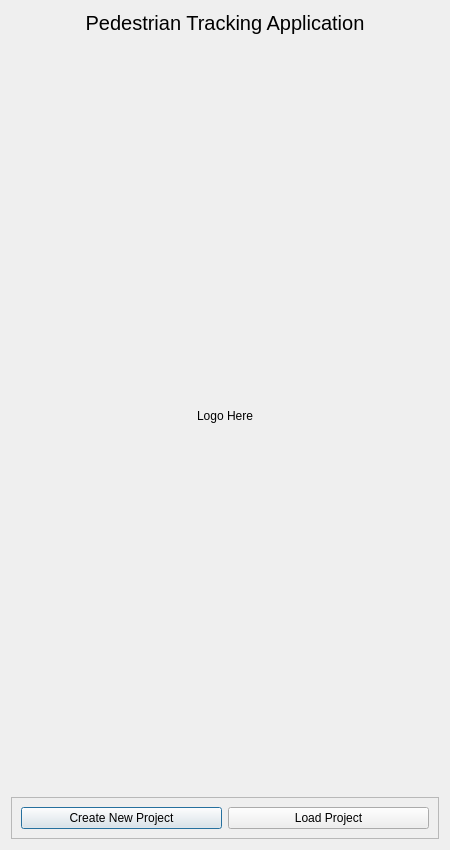
<?xml version="1.0" encoding="UTF-8"?>
<ui version="4.0">
 <class>WelcomeDialog</class>
 <widget class="QDialog" name="WelcomeDialog">
  <property name="enabled">
   <bool>true</bool>
  </property>
  <property name="geometry">
   <rect>
    <x>0</x>
    <y>0</y>
    <width>450</width>
    <height>850</height>
   </rect>
  </property>
  <property name="minimumSize">
   <size>
    <width>450</width>
    <height>850</height>
   </size>
  </property>
  <property name="maximumSize">
   <size>
    <width>450</width>
    <height>850</height>
   </size>
  </property>
  <property name="windowTitle">
   <string>Dialog</string>
  </property>
  <layout class="QGridLayout" name="gridLayout">
   <item row="1" column="0">
    <spacer name="horizontalSpacer">
     <property name="orientation">
      <enum>Qt::Horizontal</enum>
     </property>
     <property name="sizeHint" stdset="0">
      <size>
       <width>40</width>
       <height>20</height>
      </size>
     </property>
    </spacer>
   </item>
   <item row="1" column="1">
    <widget class="QLabel" name="logoLabel">
     <property name="text">
      <string>Logo Here</string>
     </property>
    </widget>
   </item>
   <item row="1" column="2">
    <spacer name="horizontalSpacer_2">
     <property name="orientation">
      <enum>Qt::Horizontal</enum>
     </property>
     <property name="sizeHint" stdset="0">
      <size>
       <width>40</width>
       <height>20</height>
      </size>
     </property>
    </spacer>
   </item>
   <item row="0" column="0" colspan="3">
    <widget class="QLabel" name="label">
     <property name="sizePolicy">
      <sizepolicy hsizetype="Preferred" vsizetype="Maximum">
       <horstretch>0</horstretch>
       <verstretch>0</verstretch>
      </sizepolicy>
     </property>
     <property name="font">
      <font>
       <pointsize>15</pointsize>
      </font>
     </property>
     <property name="text">
      <string>Pedestrian Tracking Application</string>
     </property>
     <property name="alignment">
      <set>Qt::AlignCenter</set>
     </property>
    </widget>
   </item>
   <item row="2" column="0" colspan="3">
    <widget class="QFrame" name="frame">
     <property name="sizePolicy">
      <sizepolicy hsizetype="Preferred" vsizetype="Maximum">
       <horstretch>0</horstretch>
       <verstretch>0</verstretch>
      </sizepolicy>
     </property>
     <property name="frameShape">
      <enum>QFrame::StyledPanel</enum>
     </property>
     <property name="frameShadow">
      <enum>QFrame::Raised</enum>
     </property>
     <layout class="QHBoxLayout" name="horizontalLayout">
      <item>
       <widget class="QPushButton" name="createNewProjectButton">
        <property name="text">
         <string>Create New Project</string>
        </property>
       </widget>
      </item>
      <item>
       <widget class="QPushButton" name="loadProjectButton">
        <property name="text">
         <string>Load Project</string>
        </property>
       </widget>
      </item>
     </layout>
    </widget>
   </item>
  </layout>
 </widget>
 <resources/>
 <connections/>
</ui>
